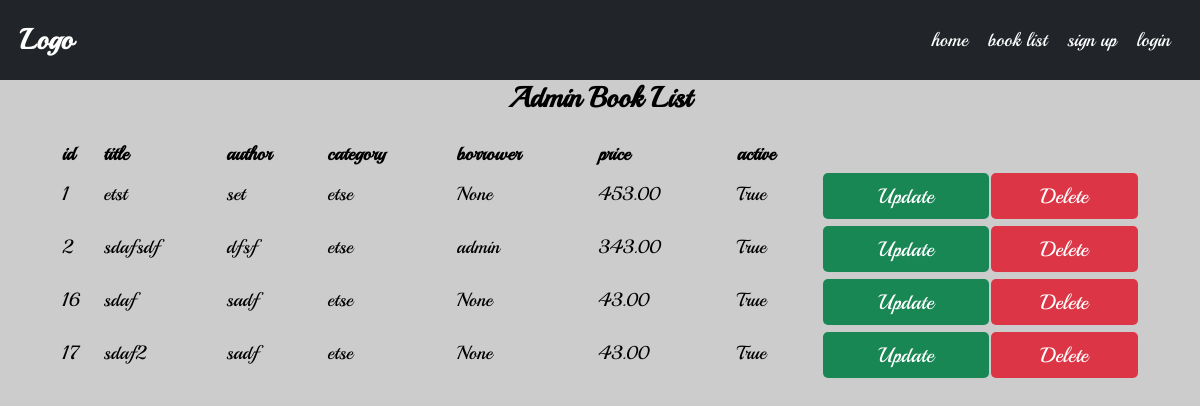
Page /dashboard/books on the earlier database version.
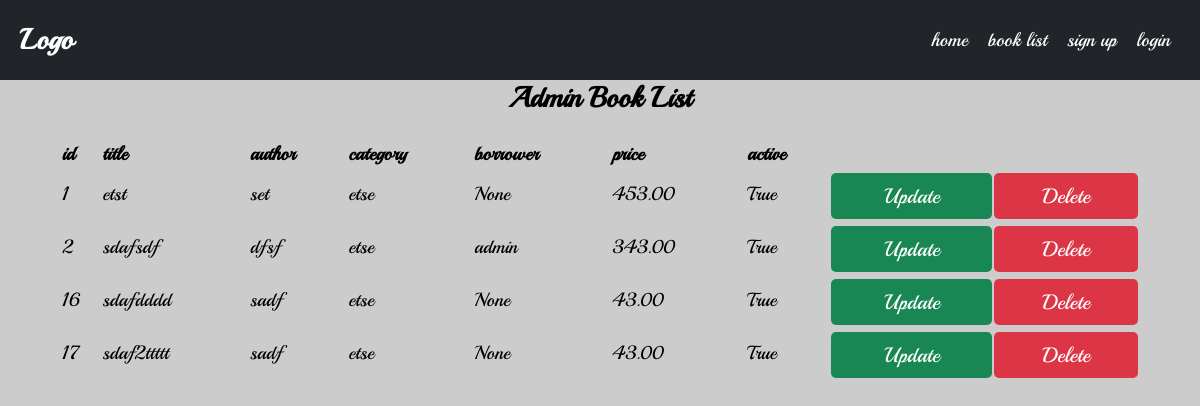
Same page on the later database version.
### books/models.py (models this page shows, shortened)
class Book(BasicModel):
    uploaded_by = models.ForeignKey(User, on_delete=models.CASCADE, related_name='books')
    category = models.ForeignKey(Category, on_delete=models.CASCADE, related_name='books')
    viewers = models.ManyToManyField(User, through=Viewers, related_name='viewed_books')
    title = models.CharField(max_length=100)
    author = models.CharField(max_length=100)
    price = models.DecimalField(max_digits=5, decimal_places=2)
    description = models.TextField()
    borrower = models.ForeignKey(User, on_delete=models.SET_NULL, related_name='borrowed_books', null=True, blank=True)
    objects = BookManager()
    @property
    def get_update_url(self):
        return reverse('update_book', args=[self.slug])
    def get_delete_url(self):
        return reverse('delete_book', args=[self.slug])
    class Meta:
        verbose_name = 'Book'
        verbose_name_plural = 'Books'

### categories/models.py (models this page shows)
class Category(BasicModel):
    title = models.CharField(max_length=100)
    user = models.ForeignKey(User, on_delete=models.SET_NULL, related_name='categories',null=True, blank=True)
    class Meta:
        verbose_name = 'Category'
        verbose_name_plural = 'Categories'
    def __str__(self):
        return self.title

### dashboard/views.py (the view)
# urls.py: path('books', views.AdminBookListView.as_view(), name='dashboard_book_list'),
class AdminBookListView(BookListView):
    model = Book
    template_name = 'dashboard/book_list.html'
    def get_queryset(self):
        return Book.objects.all().order_by('id')

### books/models.py (called while the page is built)
    def get_queryset(self):
        return queryset(self.model, using=self._db)

### books/views.py (called while the page is built)
    def get_context_data(self, **kwargs):
        context = super().get_context_data(**kwargs)
        context['q'] = self.request.GET.get('q', '')
        context['search_by'] = self.request.GET.get('search_by', 'all')
        context['available'] = self.request.GET.get('available', '')
        context['rating'] = int(self.request.GET.get('rating', 0))
        context['price_from'] = self.request.GET.get('price_from', '')
        context['price_to'] = self.request.GET.get('price_to', '')
        context['order_by'] = self.request.GET.get('order_by', '')
        return context

### templates/dashboard/book_list.html (shortened to what this page needs)
{% extends "base.html" %}
{% load custom_filters %}
{% load static %}
{% block content %}
<h2 class="text-center">Admin Book List</h2>
<div class="container">
    <div class="w-100">
        <table class="w-100">
            <tr style="font-weight: bold">
                <td>id</td>
                <td>title</td>
                <td>author</td>
                <td>category</td>
                <td>borrower</td>
                <td>price</td>
                <td>active</td>
                <td></td>
                <td></td>
            </tr>
            {% for book in books %}
            <tr>
                <td>{{book.id}}</td>
                <td>{{book.title}}</td>
                <td>{{book.author}}</td>
                <td>{{book.category}}</td>
                <td>{{book.borrower}}</td>
                <td>{{book.price}}</td>
                <td>{{book.active}}</td>
                <td><button class="btn-6 btn-success" onclick="urlRedirect(`{{ book.get_update_url }}`)">Update</button></td>
                <td><button class="btn-6 btn-danger" onclick="urlRedirect(`{{ book.get_delete_url }}`)"> Delete</button></td>
            </tr>
            {% endfor %}
        </table>
    </div>
</div>
{% endblock %}

Differences in the rows shown:
changed Book id 16: title "sdaf" → "sdafdddd"
changed Book id 17: title "sdaf2" → "sdaf2ttttt"
